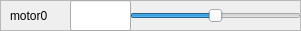
       <widget class="QFrame" name="frame_8">
        <property name="geometry">
         <rect>
          <x>0</x>
          <y>240</y>
          <width>301</width>
          <height>31</height>
         </rect>
        </property>
        <property name="frameShape">
         <enum>QFrame::StyledPanel</enum>
        </property>
        <property name="frameShadow">
         <enum>QFrame::Raised</enum>
        </property>
        <widget class="QSlider" name="motor0">
         <property name="geometry">
          <rect>
           <x>130</x>
           <y>0</y>
           <width>171</width>
           <height>31</height>
          </rect>
         </property>
         <property name="minimum">
          <number>-50</number>
         </property>
         <property name="maximum">
          <number>50</number>
         </property>
         <property name="orientation">
          <enum>Qt::Horizontal</enum>
         </property>
        </widget>
        <widget class="QLabel" name="label_7">
         <property name="geometry">
          <rect>
           <x>10</x>
           <y>0</y>
           <width>91</width>
           <height>31</height>
          </rect>
         </property>
         <property name="text">
          <string>motor0</string>
         </property>
        </widget>
        <widget class="QLineEdit" name="setPoint_motor0">
         <property name="geometry">
          <rect>
           <x>70</x>
           <y>0</y>
           <width>61</width>
           <height>31</height>
          </rect>
         </property>
         <property name="readOnly">
          <bool>true</bool>
         </property>
        </widget>
       </widget>
